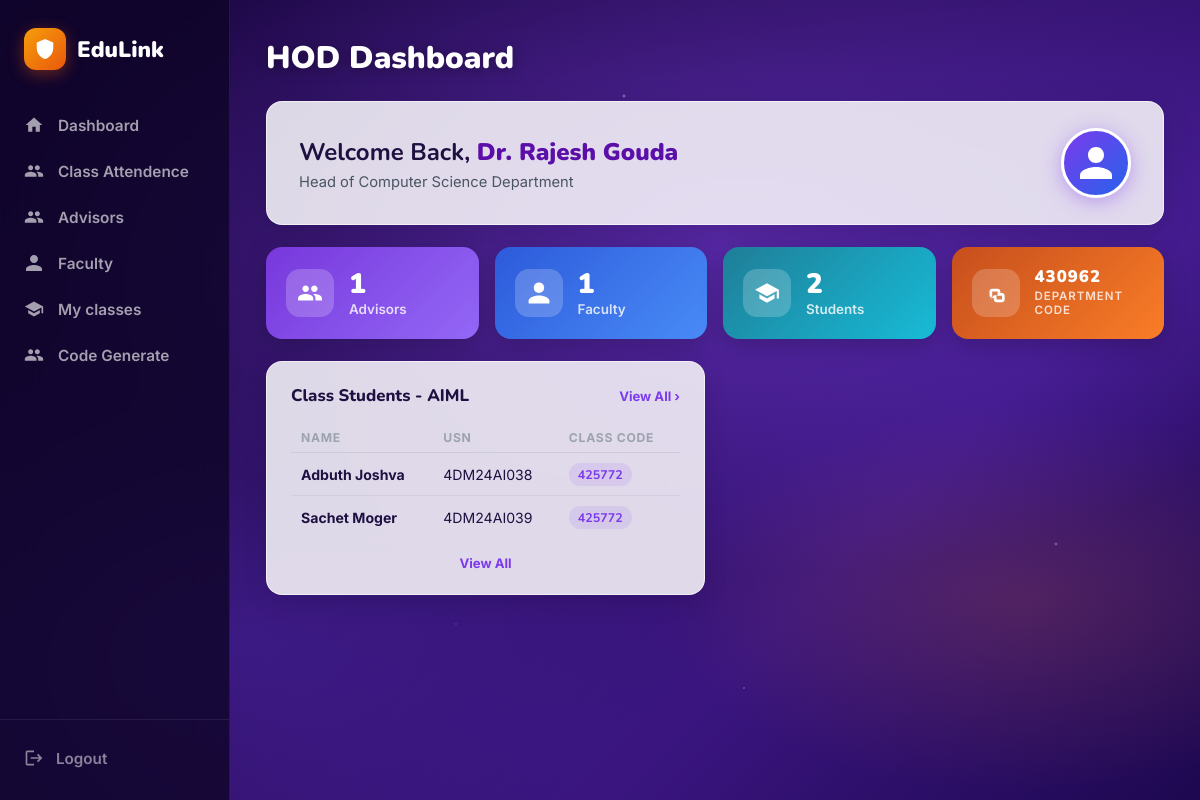
The page /hod/hod_dashboard/ (signed in) on the database its author committed.
### User/models.py (models this page shows)
class User(AbstractUser):
    roles = (
        ('hod', 'HOD'),
        ('advisor', 'Advisor'),
        ('faculty', 'Faculty'),
        ('student', 'Student'),
    )
    role = models.CharField(max_length=10, choices=roles)

### HOD/models.py (models this page shows, shortened)
class Department(models.Model):
  username=models.ForeignKey(User,on_delete=models.CASCADE,null=True)
  department=models.CharField(max_length=50)
  dept_code=models.CharField(max_length=50)

### Advicer/models.py (models this page shows, shortened)
class Classroom(models.Model):
  username=models.ForeignKey(User, on_delete=models.CASCADE, null=True, blank=True, related_name='created_classrooms')
  class_name=models.CharField(max_length=100)
  advisor = models.ForeignKey(
        User,
        on_delete=models.CASCADE,
        limit_choices_to={'role': 'advisor'},
        related_name='assigned_classrooms'
    )
  class_code = models.CharField(max_length=20, unique=True)
  created_at = models.DateTimeField(auto_now_add=True)
  updated_at=models.DateTimeField(auto_now=True)

### Student/models.py (models this page shows, shortened)
class Student(models.Model):
  username=models.ForeignKey(User,on_delete=models.CASCADE,null=True)
  usn=models.CharField(max_length=50,unique=True)
  mobile_num=models.CharField(max_length=50)
  class_code=models.CharField(max_length=50)
  created_at=models.DateTimeField(auto_now_add=True)
  updated_at=models.DateTimeField(auto_now=True)

### HOD/views.py (the view, shortened to what this page needs)
# urls.py: path('hod_dashboard/',views.hod_dashboard,name='hod_dashboard'),
@login_required
def hod_dashboard(request):
  advisors_count = User.objects.filter(role='advisor').count()
  faculty_count=User.objects.filter(role='faculty').count()
  students_count=User.objects.filter(role='student').count()
  department=Department.objects.filter(username=request.user).first()
  advisors = []
  advisor_users = User.objects.filter(role='advisor').order_by('first_name', 'last_name')
  for advisor_user in advisor_users:
    advisor_profile = advicer.objects.filter(username=advisor_user).first()
    advisor_classroom = Classroom.objects.filter(advisor=advisor_user).first()
    advisors.append({
      'first_name': advisor_user.first_name,
      'last_name': advisor_user.last_name,
      'mobile': advisor_profile.mobile_num if advisor_profile else '',
      'class_code': advisor_classroom.class_code if advisor_classroom else '',
    })
  class_students = []
  hod_faculties = Faculty.objects.filter(username=request.user)
  hod_class_links = Classes.objects.filter(
    subject_code__in=hod_faculties
  ).select_related('class_code').order_by('class_code__class_name')
  seen_class_ids = set()
  hod_classrooms = []
  for link in hod_class_links:
    classroom = link.class_code
    if not classroom:
      continue
    if classroom.id in seen_class_ids:
      continue
    seen_class_ids.add(classroom.id)
    hod_classrooms.append(classroom)
  for classroom in hod_classrooms:
    students_qs = Student.objects.filter(class_code=classroom.class_code)
    if not students_qs.exists():
      students_qs = Student.objects.filter(
        class_code__iexact=str(classroom.class_code).strip()
      )
    class_students.append({
      'class_name': classroom.class_name,
      'class_code': classroom.class_code,
      'students_count': students_qs.count(),
      'advisor_name': f"{classroom.advisor.first_name} {classroom.advisor.last_name}".strip(),
    })
  class_one = hod_classrooms[0] if len(hod_classrooms) > 0 else None
  class_two = hod_classrooms[1] if len(hod_classrooms) > 1 else None
  class_one_students = []
  class_two_students = []
  if class_one:
    class_one_qs = Student.objects.filter(class_code=class_one.class_code)
    if not class_one_qs.exists():
      class_one_qs = Student.objects.filter(class_code__iexact=str(class_one.class_code).strip())
    for student in class_one_qs.select_related('username').order_by('usn'):
      class_one_students.append({
        'first_name': student.username.first_name if student.username else '',
        'last_name': student.username.last_name if student.username else '',
        'usn': student.usn,
        'class_code': student.class_code,
      })
  context={'advisors_count': advisors_count,
           'faculty_count':faculty_count,
           'students_count':students_count,
           'department':department,
           'advisors': advisors[:5],
           'class_students': class_students[:8],
           'class_one': class_one,
           'class_two': class_two,
           'class_one_students': class_one_students,
           'class_two_students': class_two_students}
  return render(request,'hod_dashboard.html',context)

### HOD/templates/hod_dashboard.html (shortened to what this page needs)
{% extends "base.html" %}
{% block content %}
<h1 class="page-title">HOD Dashboard</h1>
<div class="welcome-card">
  <div class="welcome-text">
    <h2>Welcome Back, <strong>Dr. {{ user.first_name }} {{ user.last_name }}</strong></h2>
    <p>Head of Computer Science Department</p>
  </div>
  <div class="avatar-wrap">
    <svg viewBox="0 0 24 24">
      <path d="M12 12c2.7 0 4.8-2.1 4.8-4.8S14.7 2.4 12 2.4 7.2 4.5 7.2 7.2
                 9.3 12 12 12zm0 2.4c-3.2 0-9.6 1.6-9.6 4.8v2.4h19.2v-2.4
                 c0-3.2-6.4-4.8-9.6-4.8z" />
    </svg>
  </div>
</div>
<div class="stat-grid">
  <div class="stat-card purple">
    <div class="stat-icon">
    </div>
    <div class="stat-info">
      <div class="num">{{ advisors_count}}</div>
      <div class="lbl">Advisors</div>
    </div>
  </div>
  <div class="stat-card blue">
    <div class="stat-icon">
      <svg viewBox="0 0 24 24" fill="white">
        <path d="M12 12c2.7 0 4.8-2.1 4.8-4.8S14.7 2.4 12 2.4 7.2 4.5 7.2 7.2
                   9.3 12 12 12zm0 2.4c-3.2 0-9.6 1.6-9.6 4.8v2.4h19.2v-2.4
                   c0-3.2-6.4-4.8-9.6-4.8z" />
      </svg>
    </div>
    <div class="stat-info">
      <div class="num">{{ faculty_count }}</div>
      <div class="lbl">Faculty</div>
    </div>
  </div>
  <div class="stat-card teal">
    <div class="stat-icon">
      <svg viewBox="0 0 24 24" fill="white">
        <path d="M12 3L1 9l11 6 9-4.91V17h2V9L12 3zM5 13.18v4L12 21l7-3.82
                   v-4L12 17l-7-3.82z" />
      </svg>
    </div>
    <div class="stat-info">
      <div class="num">{{ students_count }}</div>
      <div class="lbl">Students</div>
    </div>
  </div>
  <div class="stat-card orange">
    <div class="stat-icon">
    </div>
    <div class="stat-info">
      <div class="num code-num">{{ department.dept_code|default:"Not created" }}</div>
      <div class="lbl code-lbl">Department Code</div>
    </div>
  </div>
</div>
<div class="two-col">
  <div class="panel-card">
    <div class="panel-header">
      <h3>Class Students - {{ class_one.class_name|default:"Class 1" }}</h3>
      <a href="" class="view-all">View All &rsaquo;</a>
    </div>
    <table>
      <thead>
        <tr>
          <th>Name</th>
          <th>USN</th>
          <th>Class Code</th>
        </tr>
      </thead>
      <tbody>
        {% for student in class_one_students %}
        <tr>
          <td><strong>{{ student.first_name }} {{ student.last_name }}</strong></td>
          <td>{{ student.usn }}</td>
          <td><span class="code-badge">{{ student.class_code }}</span></td>
        </tr>
        {% empty %}
        <tr>
          <td colspan="3" style="text-align:center;">No students in this class.</td>
        </tr>
        {% endfor %}
      </tbody>
    </table>
    <div style="text-align:center;margin-top:14px;">
      <a href="" class="view-all">View All</a>
    </div>
  </div>
</div>
{% endblock %}

### HOD/templates/hod_dashboard.html (style rules this page uses)
.welcome-card { background: var(--card-bg); backdrop-filter: blur(22px); border: 1px solid var(--card-border); border-radius: var(--radius); padding: 26px 32px; display: flex; align-items: center; justify-content: space-between; margin-bottom: 22px; box-shadow: 0 8px 32px rgba(0, 0, 0, .14); }
.welcome-text h2 { font-family: 'Nunito', sans-serif; font-size: 1.5rem; font-weight: 700; color: var(--text-dark); margin-bottom: 5px; }
.welcome-text h2 strong { color: #5b0fa8; font-weight: 900; }
.welcome-text p { color: var(--text-mid); font-size: 0.92rem; }
.avatar-wrap { width: 70px; height: 70px; border-radius: 50%; background: linear-gradient(135deg, #7c3aed, #2563eb); display: flex; align-items: center; justify-content: center; box-shadow: 0 4px 20px rgba(124, 58, 237, .40); flex-shrink: 0; border: 3px solid white; overflow: hidden; }
.avatar-wrap svg { width: 40px; height: 40px; fill: white; }
.stat-grid { display: grid; grid-template-columns: repeat(4, 1fr); gap: 16px; margin-bottom: 22px; }
.stat-card { border-radius: var(--radius); padding: 22px 20px; display: flex; align-items: center; gap: 15px; box-shadow: 0 6px 24px rgba(0, 0, 0, .20); cursor: pointer; position: relative; overflow: hidden; transition: transform .2s, box-shadow .2s; }
.stat-card::after { content: ''; position: absolute; inset: 0; background: rgba(255, 255, 255, .07); pointer-events: none; }
.stat-card.purple { background: linear-gradient(135deg, #6d28d9, #8b5cf6); }
.stat-card.blue { background: linear-gradient(135deg, #1d4ed8, #3b82f6); }
.stat-card.teal { background: linear-gradient(135deg, #0e7490, #06b6d4); }
.stat-card.orange { background: linear-gradient(135deg, #c2410c, #f97316); }
.stat-icon { width: 48px; height: 48px; background: rgba(255, 255, 255, .20); border-radius: 14px; display: flex; align-items: center; justify-content: center; flex-shrink: 0; }
.stat-icon svg { width: 26px; height: 26px; }
.stat-info .num { font-family: 'Nunito', sans-serif; font-size: 1.75rem; font-weight: 900; color: white; line-height: 1; }
.stat-info .lbl { font-size: 0.84rem; color: rgba(255, 255, 255, .80); font-weight: 600; margin-top: 3px; }
.code-num { font-size: 1.05rem !important; letter-spacing: .06em; }
.code-lbl { font-size: 0.72rem !important; text-transform: uppercase; letter-spacing: .08em; }
.two-col { display: grid; grid-template-columns: 1fr 1fr; gap: 20px; margin-bottom: 22px; }

### HOD/templates/base.html (style rules this page uses)
*, *::before, *::after { box-sizing: border-box; margin: 0; padding: 0; }
:root { --sidebar-width: 230px; --blue: #2563eb; --blue-dark: #1d4ed8; --blue-light: #dbeafe; --purple: #7c3aed; --purple-dark: #5b21b6; --white: #ffffff; --text-dark: #1e1040; --text-mid: #4b5563; --text-light: #9ca3af; --card-bg: rgba(255, 255, 255, 0.84); --card-border: rgba(255, 255, 255, 0.60); --border: #e2e8f0; --radius: 16px; --green: #16a34a; --red: #dc2626; }
body { font-family: 'Inter', sans-serif; background: #2d1060; min-height: 100vh; display: flex; overflow: hidden; }
.page-title { font-family: 'Nunito', sans-serif; font-size: 1.95rem; font-weight: 900; color: white; margin-bottom: 22px; text-shadow: 0 2px 14px rgba(0, 0, 0, .35); }
.panel-card { background: var(--card-bg); backdrop-filter: blur(22px); -webkit-backdrop-filter: blur(22px); border: 1px solid var(--card-border); border-radius: var(--radius); padding: 22px 24px; box-shadow: 0 6px 24px rgba(0, 0, 0, .12); }
.panel-header { display: flex; align-items: center; justify-content: space-between; margin-bottom: 16px; }
.panel-header h3 { font-family: 'Nunito', sans-serif; font-weight: 800; font-size: 1.05rem; color: var(--text-dark); }
.view-all { font-size: 0.82rem; color: var(--purple); font-weight: 700; cursor: pointer; text-decoration: none; }
table { width: 100%; border-collapse: collapse; }
thead th { text-align: left; font-size: 0.76rem; font-weight: 700; color: var(--text-light); text-transform: uppercase; letter-spacing: .06em; padding: 7px 10px; border-bottom: 1.5px solid rgba(0, 0, 0, .07); }
tbody tr { border-bottom: 1px solid rgba(0, 0, 0, .05); transition: background .15s; }
tbody tr:last-child { border-bottom: none; }
tbody td { padding: 12px 10px; font-size: 0.88rem; color: var(--text-dark); }
.code-badge { background: rgba(124, 58, 237, .10); color: var(--purple); font-weight: 700; font-size: 0.78rem; padding: 3px 9px; border-radius: 20px; font-family: 'Nunito', sans-serif; }

### rows shown on the page
User: first_name "Rajesh", last_name "Gouda"
Department: dept_code "430962"
Classroom: class_name "AIML"
User: first_name "Adbuth", last_name "Joshva"
Student: usn "4DM24AI038", class_code "425772"
User: first_name "Sachet", last_name "Moger"
Student: usn "4DM24AI039", class_code "425772"

### other values the page prints
{{ advisors_count }} "1"
{{ faculty_count }} "1"
{{ students_count }} "2"
